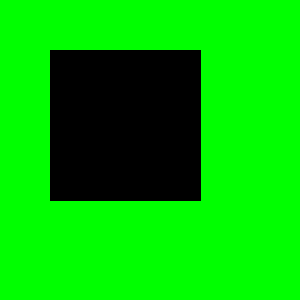
Frame 1 (no input)
Frame 60 (the mouse pressed at the canvas centre just before this capture): identical to frame 1, image omitted
Frame 120 (the mouse held since frame 60 and released just before this capture): identical to frame 1, image omitted

The Processing sketch that drew this single still picture (run headless with seeded random() and noise(); from frame 60 on, the mouse is pressed at the canvas centre):

// Processing sketch: lab8
// ── lab8.pde
color c,p,b;
void setup(){
 size(300,300); 
 background(0,255,0);
 b=color(0);//colour to fill
}
void draw(){
  rect(50,50,150,150);
  c=get(1,1);
  for(int i=0;i<=300;i++){
    for(int j=0;j<=300;j++){
      p=get(i,j);
      if(c!=p){
        set(i,j,b);
      }
    }
  }
}
